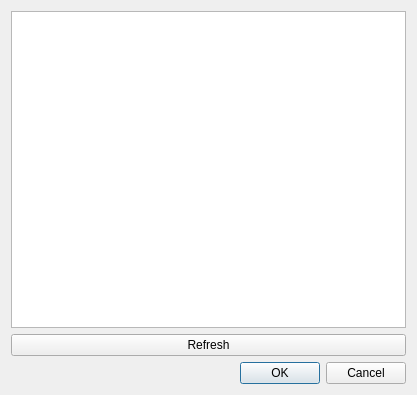
<?xml version="1.0" encoding="UTF-8"?>
<ui version="4.0">
 <class>inputinfodialog</class>
 <widget class="QDialog" name="inputinfodialog">
  <property name="geometry">
   <rect>
    <x>0</x>
    <y>0</y>
    <width>417</width>
    <height>395</height>
   </rect>
  </property>
  <property name="windowTitle">
   <string>Signal Info</string>
  </property>
  <layout class="QGridLayout" name="gridLayout">
   <item row="0" column="0">
    <widget class="QPlainTextEdit" name="plainTextInfo">
     <property name="readOnly">
      <bool>true</bool>
     </property>
    </widget>
   </item>
   <item row="5" column="0">
    <widget class="QDialogButtonBox" name="buttonBox">
     <property name="orientation">
      <enum>Qt::Orientation::Horizontal</enum>
     </property>
     <property name="standardButtons">
      <set>QDialogButtonBox::StandardButton::Cancel|QDialogButtonBox::StandardButton::Ok</set>
     </property>
    </widget>
   </item>
   <item row="3" column="0">
    <widget class="QPushButton" name="btnRefresh">
     <property name="text">
      <string>Refresh</string>
     </property>
    </widget>
   </item>
  </layout>
 </widget>
 <resources/>
 <connections>
  <connection>
   <sender>buttonBox</sender>
   <signal>accepted()</signal>
   <receiver>inputinfodialog</receiver>
   <slot>accept()</slot>
   <hints>
    <hint type="sourcelabel">
     <x>248</x>
     <y>254</y>
    </hint>
    <hint type="destinationlabel">
     <x>157</x>
     <y>274</y>
    </hint>
   </hints>
  </connection>
  <connection>
   <sender>buttonBox</sender>
   <signal>rejected()</signal>
   <receiver>inputinfodialog</receiver>
   <slot>reject()</slot>
   <hints>
    <hint type="sourcelabel">
     <x>316</x>
     <y>260</y>
    </hint>
    <hint type="destinationlabel">
     <x>286</x>
     <y>274</y>
    </hint>
   </hints>
  </connection>
 </connections>
</ui>
